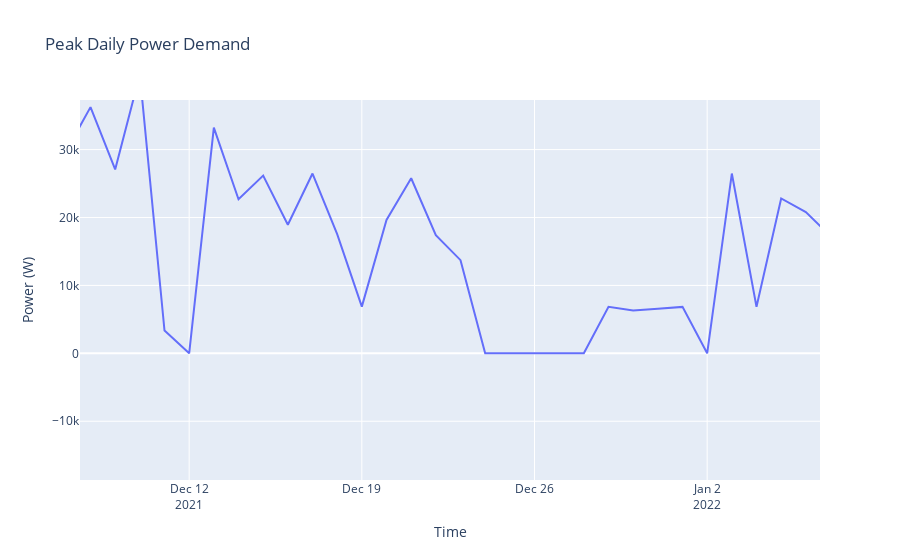

Here is the notebook cell this chart was saved with:
### Code cell
def display_selected_time(start_date, end_date):
    if start_date == None and end_date == None:
        fig = go.Figure()
        fig.add_trace(go.Scatter(x = df_24h.index, y = df_24h["max_power"], name = "Daily Peak Power" , hovertext=df_24h["day"]))
        fig.update_layout(title = f"Peak Daily Power Demand", xaxis_title = "Time", yaxis_title="Power (W)")
        return fig
    print(start_date)
    print(end_date)
    fig = go.Figure()
    fig.add_trace(
        go.Scatter(x = df_24h.index, y = df_24h["max_power"] , 
                   name = "Daily Peak Power" , hovertext=df_24h["day"])
    )
    fig.update_layout(title = f"Peak Daily Power Demand", xaxis_title = "Time", yaxis_title="Power (W)", xaxis=dict(range=["2021-11-05", "2021-12-05"]))
    return fig
display_selected_time("2020-11-05", "2020-12-05")

### Figure 1 — Plotly figure (JSON) as saved in the notebook; plotly's stock layout.template omitted (floating-point values rounded to 4 significant figures; data arrays with more than 128 entries replaced by an {"elided": "..."} marker saying what was removed)
{"data": [{"hovertext": {"elided": "656 str values"}, "name": "Daily Peak Power", "type": "scatter", "x": {"elided": "656 str values"}, "y": {"elided": "656 int values"}}], "layout": {"autosize": true, "dragmode": "pan", "title": {"text": "Peak Daily Power Demand"}, "xaxis": {"autorange": false, "range": ["2021-12-07 13:46:42.4962", "2022-01-06 13:46:42.4962"], "title": {"text": "Time"}, "type": "date"}, "yaxis": {"autorange": false, "range": [-18650.0, 37300.0], "title": {"text": "Power (W)"}, "type": "linear"}}}
